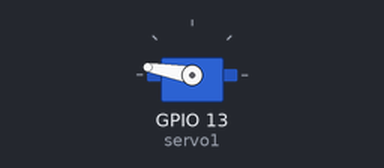
The sketch below on a simulated ESP32. On the bench: servo.

Above: at 0.05 s.
At 3.0 s:
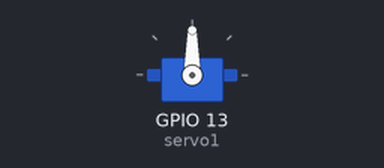
At 6.0 s:
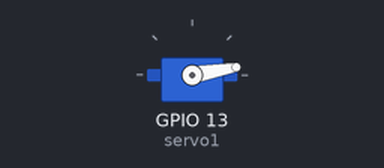
Timing chart, 0 to 7.8 s (numbered marks = the images above):
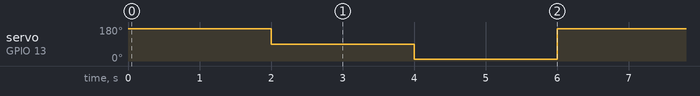

Measured:
- by itself, servo on GPIO 13 (servo1): repeats every 6.0 s: 10° 2.0 s, 170° 2.0 s, 90° 2.0 s

The sketch:

sketch_jul27a.ino
```cpp
//Le indicamos al programa que recursos estamos usando
#include <ESP32Servo.h>
//Indicando la variable
Servo servo1;
int targetAngle = 90;

void setup() {
  // put your setup code here, to run once:
  servo1.attach(13);
  servo1.write(targetAngle);
}

void loop() {
  // put your main code here, to run repeatedly:
  servo1.write(170);
  targetAngle = 170;
  delay(2000);
  servo1.write(90);
  targetAngle = 90;
  delay(2000);
  servo1.write(10);
  targetAngle = 10;
  delay(2000);
}
```
